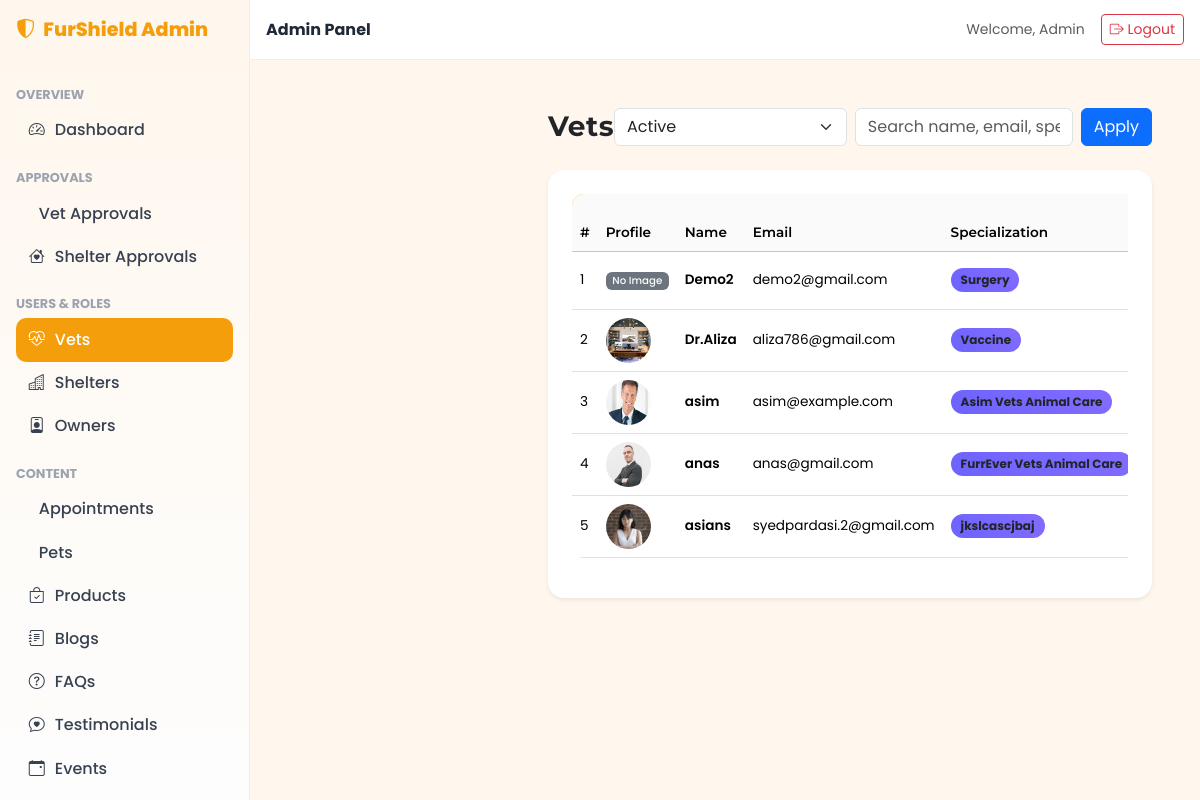
/admin/pages/users-roles/vets.php (signed in), run on the app's committed database.
### tables this page shows
CREATE TABLE `vets` (
  `user_id` int(11) NOT NULL,
  `name` varchar(255) DEFAULT NULL,
  `specialization` varchar(100) DEFAULT NULL,
  `experience_years` int(11) DEFAULT NULL,
  `license_no` varchar(100) DEFAULT NULL,
  `cnic_image` varchar(255) DEFAULT NULL,
  `profile_image` varchar(255) DEFAULT NULL,
  `slots_json` longtext DEFAULT NULL CHECK (json_valid(`slots_json`)),
  `clinic_address` varchar(255) DEFAULT NULL,
  `city` varchar(100) DEFAULT NULL,
  `country` varchar(100) DEFAULT NULL,
  `license_image` varchar(255) DEFAULT NULL
);

CREATE TABLE `users` (
  `id` int(11) NOT NULL,
  `role` enum('owner','vet','shelter','admin') NOT NULL,
  `name` varchar(100) NOT NULL,
  `email` varchar(120) NOT NULL,
  `phone` varchar(20) DEFAULT NULL,
  `pass_hash` varchar(255) NOT NULL,
  `status` enum('pending','active','inactive') DEFAULT 'pending',
  `created_at` timestamp NOT NULL DEFAULT current_timestamp(),
  `approved_at` timestamp NULL DEFAULT NULL,
  `image` varchar(200) DEFAULT NULL
);

### admin/pages/users-roles/vets.php (the view, shortened to what this page needs)
<?php
require_once __DIR__ . '/../../../includes/auth.php';
$conn->set_charset('utf8mb4');
function refs(&$a){ $r=[]; foreach($a as $k=>$_){ $r[$k]=&$a[$k]; } return $r; }
function cols(mysqli $c,$t){ $t=$c->real_escape_string($t); $r=$c->query("SELECT COLUMN_NAME FROM INFORMATION_SCHEMA.COLUMNS WHERE TABLE_SCHEMA=DATABASE() AND TABLE_NAME='{$t}'"); $o=[]; while($r && ($x=$r->fetch_row())) $o[]=$x[0]; return $o; }
function pick($arr,$cands){ foreach($cands as $x){ if(in_array($x,$arr,true)) return $x; } return null; }
$uCols = cols($conn,'users');
$vCols = cols($conn,'vets');
$U_ID = pick($uCols,['id','user_id']);
$U_NAME = pick($uCols,['name','full_name']);
$U_MAIL = pick($uCols,['email','mail']);
$U_ROLE = pick($uCols,['role','user_role']);
$U_STAT = pick($uCols,['status','state']);
$U_CREATED = pick($uCols,['created_at','created','signup_at']);
$U_CITY = pick($uCols,['city']);
$U_COUNTRY = pick($uCols,['country']);
$V_USER = pick($vCols,['user_id','uid','userId']);
$V_SPEC = pick($vCols,['specialization','expertise','speciality','skills']);
$V_EXP  = pick($vCols,['experience_years','experience','years_experience','exp_years']);
$V_ADDR = pick($vCols,['clinic_address','address','clinic_addr','clinic']);
$V_CITY = pick($vCols,['city']);
$V_COUNTRY = pick($vCols,['country']);
$V_AVATAR = pick($vCols,['profile_image','avatar','photo','image']);
$V_CNIC = pick($vCols,['cnic_image','cnic_file','id_card_image']);
$V_LIC  = pick($vCols,['license_image','license_file','license_doc','license_pic','license']);
$V_STATUS = pick($vCols,['status','verification_status','state']);
$V_CREATED = pick($vCols,['created_at','created']);
$status = $_GET['status'] ?? 'active';
$q = trim((string)($_GET['q'] ?? ''));
$page = max(1,(int)($_GET['p'] ?? 1));
$limit = 25;
$offset = ($page-1)*$limit;
$conds = [];
$types = '';
$args = [];
if ($U_ROLE) $conds[] = "u.`$U_ROLE`='vet'";
if ($status !== 'any') {
  if ($U_STAT) { $conds[] = "u.`$U_STAT`=?"; $types.='s'; $args[]=$status; }
  elseif ($V_STATUS) { $conds[] = "v.`$V_STATUS`=?"; $types.='s'; $args[]=$status; }
}
$where = $conds ? 'WHERE '.implode(' AND ',$conds) : '';
$sql = "SELECT COUNT(*) FROM users u JOIN vets v ON v.`$V_USER` = u.`$U_ID` $where";
$st = $conn->prepare($sql);
if ($types){ $b=refs($args); $st->bind_param($types, ...$b); }
$cityExpr = $V_CITY ? "v.`$V_CITY`" : ($U_CITY ? "u.`$U_CITY`" : "NULL");
$countryExpr = $V_COUNTRY ? "v.`$V_COUNTRY`" : ($U_COUNTRY ? "u.`$U_COUNTRY`" : "NULL");
$specExpr = $V_SPEC ? "v.`$V_SPEC`" : "NULL";
$expExpr = $V_EXP ? "v.`$V_EXP`" : "0";
$addrExpr = $V_ADDR ? "v.`$V_ADDR`" : "''";
$avatarExpr = $V_AVATAR ? "v.`$V_AVATAR`" : "NULL";
$cnicExpr = $V_CNIC ? "v.`$V_CNIC`" : "NULL";
$licExpr = $V_LIC ? "v.`$V_LIC`" : "NULL";
$statExpr = $U_STAT ? "u.`$U_STAT`" : ($V_STATUS ? "v.`$V_STATUS`" : "'active'");
$createdExpr = $U_CREATED ? "u.`$U_CREATED`" : ($V_CREATED ? "v.`$V_CREATED`" : "NOW()");
$vets = [];
$sql = "
  SELECT
    u.`$U_ID` AS id,
    u.`$U_NAME` AS name,
    u.`$U_MAIL` AS email,
    $createdExpr AS created_at,
    $statExpr AS status,
    $specExpr AS specialization,
    $expExpr AS experience_years,
    $addrExpr AS clinic_address,
    $cityExpr AS city,
    $countryExpr AS country,
    $avatarExpr AS profile_image,
    $cnicExpr AS cnic_image,
    $licExpr AS license_image
  FROM users u
  JOIN vets v ON v.`$V_USER` = u.`$U_ID`
  $where
  ORDER BY $createdExpr DESC
  LIMIT ? OFFSET ?
";
$types2 = $types.'ii';
$args2 = $args; $args2[]=$limit; $args2[]=$offset;
$st = $conn->prepare($sql);
$b2 = refs($args2);
$st->bind_param($types2, ...$b2);
$st->execute();
$res = $st->get_result();
while($r=$res->fetch_assoc()) $vets[]=$r;
$root = rtrim(str_replace('\\','/', realpath(__DIR__.'/../../../')), '/').'/';
function resolveMedia($rel,$prefer){
  global $root;
  $rel = trim((string)$rel);
  if($rel==='') return [null,null];
  $clean = ltrim(str_replace('\\','/',$rel),'/');
  $cands = [$clean];
  if ($prefer==='avatar') {
    $cands[] = 'uploads/avatars/'.$clean;
    $cands[] = 'uploads/'.$clean;
    $cands[] = 'uploads/records/'.$clean;
  } else {
    $cands[] = 'uploads/records/'.$clean;
    $cands[] = 'uploads/'.$clean;
    $cands[] = 'uploads/avatars/'.$clean;
  }
  foreach($cands as $c){
    $fs = $root.$c;
    if (is_file($fs)) return [rtrim(BASE,'/').'/'.ltrim($c,'/'), $fs];
  }
  return [null,null];
}
include __DIR__ . '/../../includes/header.php';
include __DIR__ . '/../../includes/sidebar.php';
?>
<main class="admin-main p-4">
  <div class="d-flex justify-content-between align-items-center mb-4">
    <h1 class="h3 fw-bold text-dark m-0">Vets</h1>
    <form class="d-flex gap-2" method="get">
      <select name="status" class="form-select">
        <?php foreach(['active','pending','suspended','rejected','any'] as $s): ?>
          <option value="<?php echo $s; ?>"<?php if(($status?:'')===$s) echo ' selected'; ?>><?php echo ucfirst($s); ?></option>
        <?php endforeach; ?>
      </select>
      <input type="text" name="q" class="form-control" placeholder="Search name, email, specialization, city…" value="<?php echo htmlspecialchars($q); ?>"/>
      <button class="btn btn-primary">Apply</button>
    </form>
  </div>
  <div class="card shadow-sm rounded-4 border-0">
    <div class="card-body p-4">
      <?php if(!$vets): ?>
        <div class="alert alert-info mb-0">No vets found.</div>
      <?php else: ?>
        <div class="table-responsive">
          <table class="table align-middle table-hover">
            <thead class="table-light">
              <tr>
                <th>#</th>
                <th>Profile</th>
                <th>Name</th>
                <th>Email</th>
                <th>Specialization</th>
              </tr>
            </thead>
            <tbody>
              <?php foreach($vets as $i=>$v): ?>
              <?php [$avatarUrl,] = resolveMedia($v['profile_image'],'avatar'); ?>
              <tr>
                <td><?php echo ($page-1)*$limit + $i + 1; ?></td>
                <td>
                  <?php if($avatarUrl): ?>
                    <img src="<?php echo $avatarUrl; ?>" alt="Profile" class="rounded-circle" width="45" height="45">
                  <?php else: ?>
                    <span class="badge bg-secondary">No Image</span>
                  <?php endif; ?>
                </td>
                <td class="fw-semibold"><?php echo htmlspecialchars($v['name']); ?></td>
                <td><?php echo htmlspecialchars($v['email']); ?></td>
                <td><span class="badge bg-info text-dark"><?php echo htmlspecialchars($v['specialization'] ?: '—'); ?></span></td>
              </tr>
              <?php endforeach; ?>
            </tbody>
          </table>
        </div>
      <?php endif; ?>
    </div>
  </div>
</main>
<?php include __DIR__ . '/../../includes/footer.php'; ?>

### assets/css/theme-sand-sunset.css (style rules this page uses)
:root { --primary:#F59E0B; --accent:#EF4444; --bg:#FFF7ED; --text:#1F2937; --card:#FFFFFF; --radius:18px; --shadow:0 10px 30px rgba(0,0,0,.08); }
html,body { height:100% }
body.bg-app { background:var(--bg);color:var(--text);font-family:Poppins,system-ui,sans-serif;line-height:1.5 }
h1,h2,h3,h4,h5,h6,p { font-family:Montserrat,Poppins,sans-serif }

### assets/css/admin-style.css (style rules this page uses)
.admin-main { margin-left: 250px; width: calc(100% - 250px); transition: all .3s ease; }
h1,h2,h3,h4,h5,h6 { font-family: 'Montserrat', sans-serif !important; font-weight: 700; }
body, .value, .table, .list-group-item { font-family: 'Poppins', sans-serif; }
.card { border: 0; border-radius: 18px; box-shadow: 0 6px 18px rgba(0,0,0,.06); }
.table { font-size: .85rem; }
.table th { font-weight: 600; }
.table-light th { background: #fafafa !important; }

### assets/css/admin-pages.css (style rules this page uses)
.admin-main .card { border-radius: 18px; box-shadow: 0 8px 25px rgba(0,0,0,0.08); border: none; background: var(--card, #fff); }
.admin-main h1 { font-family: Montserrat, sans-serif; color: var(--primary, #F59E0B); font-weight: 700; letter-spacing: .5px; }
.admin-main table { border-radius: 12px; overflow: hidden; }
.admin-main thead { background: var(--primary, #F59E0B); color: #fff; font-family: Montserrat, sans-serif; font-weight: 600; }
.badge.bg-info { background: linear-gradient(45deg, #6C63FF, #836CFF); font-size: .75rem; padding: 6px 10px; border-radius: 12px; }
.admin-main td span.badge.bg-secondary { background: var(--accent, #EF4444); color: #fff; font-weight: 500; }

### data on the page
vets: i "1", shows "No Image", user_id.name "Demo2", user_id.email "demo2@gmail.com", specialization "Surgery"
vets: i "2", shows a picture, user_id.name "Dr.Aliza", user_id.email "aliza786@gmail.com", specialization "Vaccine"
vets: i "3", shows a picture, user_id.name "asim", user_id.email "asim@example.com", specialization "Asim Vets Animal Care"
vets: i "4", shows a picture, user_id.name "anas", user_id.email "anas@gmail.com", specialization "FurrEver Vets Animal Care"
vets: i "5", shows a picture, user_id.name "asians", user_id.email "syedpardasi.2@gmail.com", specialization "jkslcascjbaj"

### other printed values
$_SESSION['user']['name'] "Admin"
form field status "Active"
